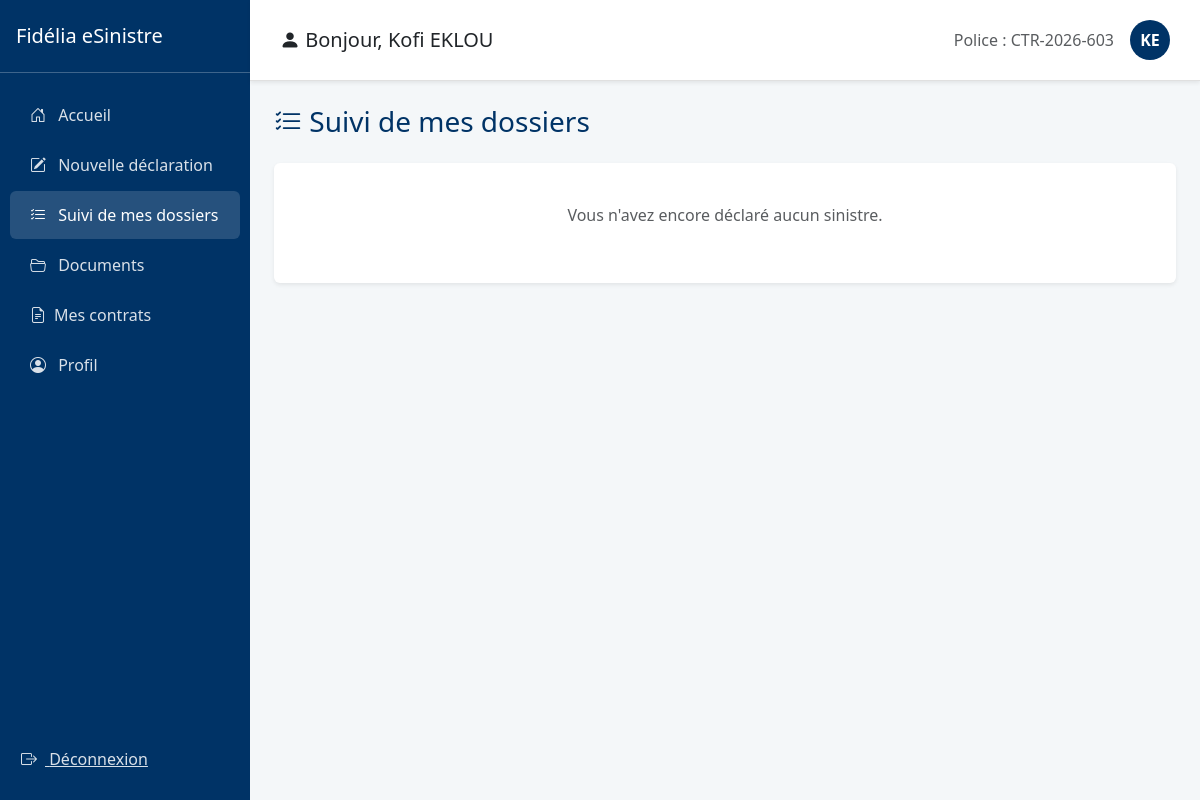
/sinistres/suivi/ (signed in), run on an earlier commit of the app's database.
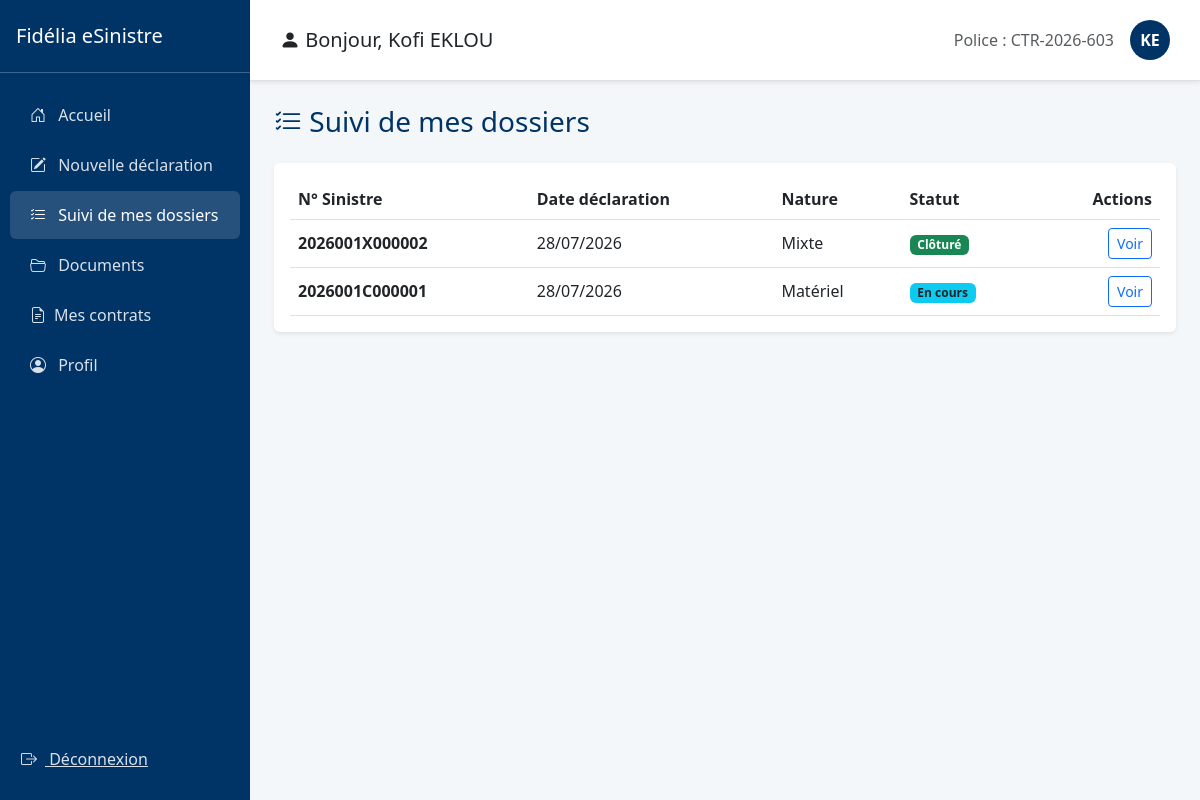
And on a later commit of the database.
### gestion_sinistres/models.py (models this page shows, shortened)
class Sinistre(models.Model):
    NATURE_CHOICES = [('C', 'Corporel'), ('M', 'Matériel'), ('X', 'Mixte')]
    STATUS_CHOICES = [
        ('SOUMIS', 'Soumis'),
        ('ATTENTE_COMPLEMENTS', 'En attente de compléments'),
        ('ATTENTE_VALIDATION', 'En attente de validation'),
        ('A_CORRIGER', 'A corriger'),
        ('EN_COURS', 'En cours'),
        ('CHEQUE_EMIS', 'Chèque émis'),
        ('CLOTURE', 'Clôturé'),
        ('SANS_SUITE', 'Sans suite'),
        ('REOUVERT', 'Réouvert'),
    ]
    nom_conducteur = models.CharField(max_length=100)
    immatriculation = models.CharField(max_length=50, blank=True, null=True, verbose_name="Immatriculation")
    numero_sinistre = models.CharField(max_length=20, unique=True)
    statut = models.CharField(max_length=30, choices=STATUS_CHOICES, default='SOUMIS')
    agent_traitant = models.CharField(max_length=100, blank=True, null=True)
    montant_estime = models.DecimalField(max_digits=12, decimal_places=2, default=0)
    prix_retenu = models.DecimalField(max_digits=12, decimal_places=2, null=True, blank=True)
    attestation_generee = models.BooleanField(default=False)
    date_attestation = models.DateTimeField(null=True, blank=True)
    date_cloture = models.DateTimeField(null=True, blank=True)
    indemnisation_validee = models.BooleanField(default=False)
    date_survenance = models.DateTimeField()
    date_declaration = models.DateTimeField(auto_now_add=True)
    heure_approximative = models.TimeField()
    circonstances = models.TextField()
    vehicule = models.ForeignKey(Vehicule, on_delete=models.CASCADE)
    region = models.ForeignKey(Region, on_delete=models.SET_NULL, null=True)
    commune = models.ForeignKey(Commune, on_delete=models.SET_NULL, null=True)
    ville = models.ForeignKey(Ville, on_delete=models.SET_NULL, null=True)
    quartier = models.CharField(max_length=150)
    nature = models.CharField(max_length=1, choices=NATURE_CHOICES)
    numero_point_vente = models.CharField(max_length=10, default="001")
    assure = models.ForeignKey(User, on_delete=models.CASCADE, related_name='sinistres')
    quittance = models.ForeignKey(Quittance, on_delete=models.SET_NULL, null=True, blank=True)
    lettre_derogation = models.FileField(upload_to='sinistres/derogations/', blank=True, null=True)
    autre_vehicule_implique = models.BooleanField(default=False)
    vehicule_adverse_immatriculation = models.CharField(max_length=50, blank=True, null=True)
    vehicule_adverse_marque = models.CharField(max_length=50, blank=True, null=True)
    vehicule_adverse_modele = models.CharField(max_length=50, blank=True, null=True)
    vehicule_adverse_compagnie = models.CharField(max_length=100, blank=True, null=True, verbose_name="Compagnie d'assurance (véhicule adverse)")
    nombre_blesses = models.PositiveSmallIntegerField(default=0)
    nombre_morts = models.PositiveSmallIntegerField(default=0)

### gestion_sinistres/views.py (the view)
# urls.py: path('suivi/', views.suivi_sinistres, name='suivi_sinistres'),
@login_required
def suivi_sinistres(request):
    sinistres = Sinistre.objects.filter(assure=request.user).order_by('-date_declaration')
    return render(request, 'suivi_sinistres.html', {'sinistres': sinistres})

### gestion_sinistres/templates/suivi_sinistres.html (shortened to what this page needs)
{% extends "base_assure.html" %}
{% block content %}
<h3 class="mb-4" style="color: #003366;"><i class="bi bi-list-check"></i> Suivi de mes dossiers</h3>
<div class="card shadow-sm border-0">
    <div class="card-body">
        {% if sinistres %}
        <table class="table table-hover align-middle mb-0">
            <thead>
                <tr>
                    <th>N° Sinistre</th>
                    <th>Date déclaration</th>
                    <th>Nature</th>
                    <th>Statut</th>
                    <th class="text-end">Actions</th>
                </tr>
            </thead>
            <tbody>
                {% for sinistre in sinistres %}
                <tr>
                    <td><strong>{{ sinistre.numero_sinistre }}</strong></td>
                    <td>{{ sinistre.date_declaration|date:"d/m/Y" }}</td>
                    <td>{{ sinistre.get_nature_display }}</td>
                    <td>
                        {% if sinistre.statut == 'SOUMIS' %}
                            <span class="badge bg-primary">{{ sinistre.get_statut_display }}</span>
                        {% elif sinistre.statut == 'ATTENTE_COMPLEMENTS' or sinistre.statut == 'ATTENTE_VALIDATION' %}
                            <span class="badge bg-warning text-dark">{{ sinistre.get_statut_display }}</span>
                        {% elif sinistre.statut == 'EN_COURS' %}
                            <span class="badge bg-info text-dark">{{ sinistre.get_statut_display }}</span>
                        {% elif sinistre.statut == 'CLOTURE' %}
                            <span class="badge bg-success">{{ sinistre.get_statut_display }}</span>
                        {% else %}
                            <span class="badge bg-secondary">{{ sinistre.get_statut_display }}</span>
                        {% endif %}
                    </td>
                    <td class="text-end">
                        <a href="{% url 'detail_sinistre' sinistre.id %}" class="btn btn-sm btn-outline-primary">
                            Voir
                        </a>
                    </td>
                </tr>
                {% endfor %}
            </tbody>
        </table>
        {% else %}
        <p class="text-muted text-center py-4">Vous n'avez encore déclaré aucun sinistre.</p>
        {% endif %}
    </div>
</div>
{% endblock %}

What changed in the data, as far as the page shows it:
added Sinistre: numero_sinistre "2026001X000002", date_declaration "28/07/2026", nature "Mixte", statut "Clôturé"
added Sinistre: numero_sinistre "2026001C000001", date_declaration "28/07/2026", nature "Matériel", statut "En cours"
Also different on the page:
text no longer shown: "Vous n'avez encore déclaré aucun sinistre."
text now shown: "N° Sinistre Date déclaration Nature Statut Actions"
